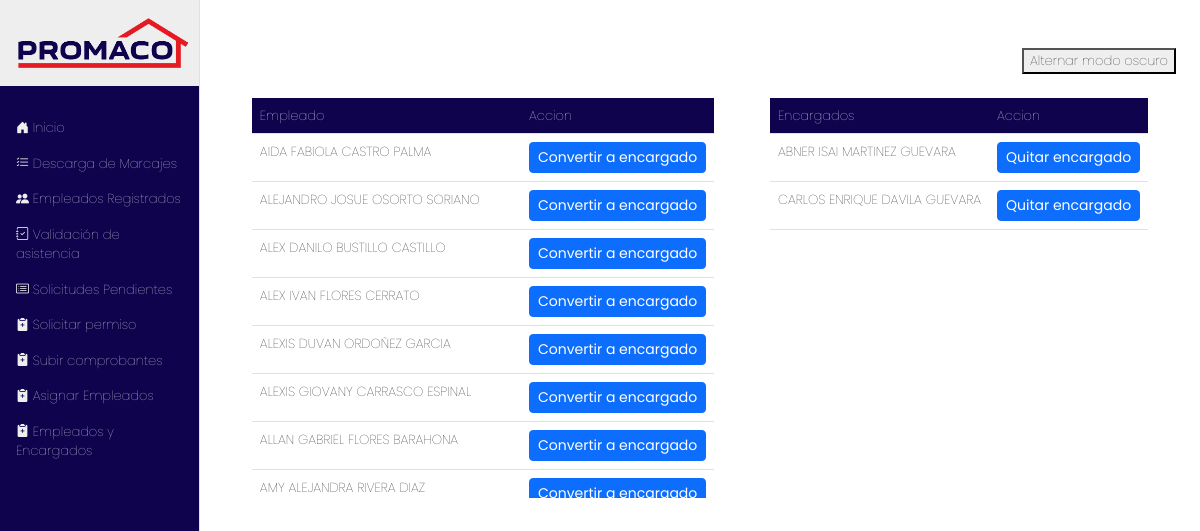
The page /marcaje/empleados_y_encargados/ on the database as committed earlier.
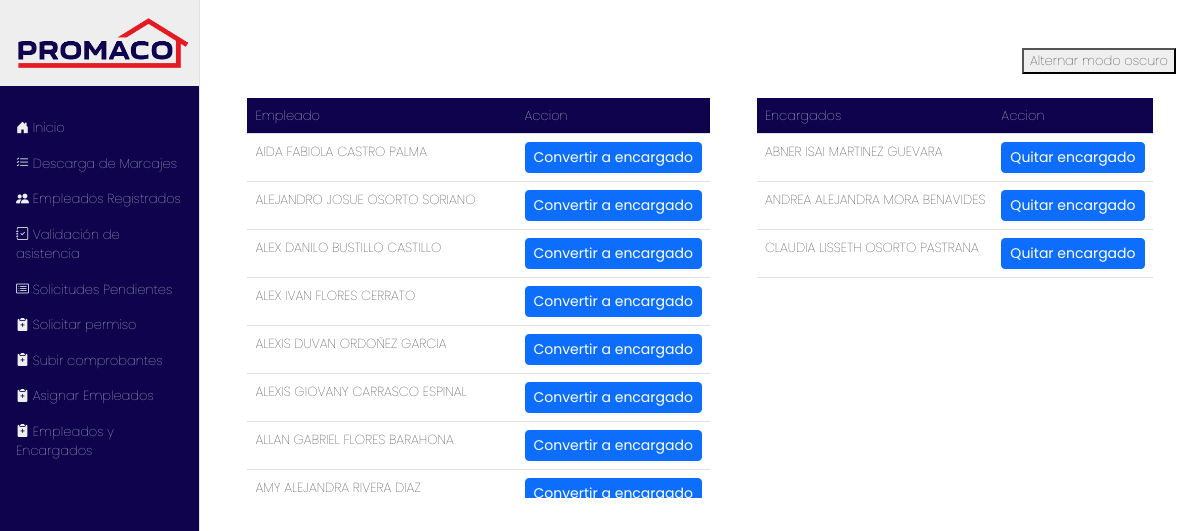
The same page on the database as committed later.
### marcaje/models.py (models this page shows, shortened)
class Empleado(models.Model):
    id_externo = models.IntegerField(unique=True)
    codigo = models.CharField(max_length=20)
    nombre = models.CharField(max_length=100)
    departamento = models.CharField(max_length=100)
    sucursal = models.ForeignKey(Sucursal, on_delete=models.PROTECT)
    es_encargado = models.BooleanField(default=False)
    class Meta:
        verbose_name = "Empleado"
        verbose_name_plural = "Empleados"
        ordering = ['nombre']

### marcaje/views.py (the view)
# urls.py: path('empleados_y_encargados/', views.empleados_y_encargados, name='empleados_y_encargados'),
def empleados_y_encargados(request):
    empleados = Empleado.objects.filter(es_encargado=False)
    encargados = Empleado.objects.filter(es_encargado=True)
    return render(request, 'emp_enc.html', {'empleados': empleados, 'encargados': encargados})

### marcaje/templates/emp_enc.html (shortened to what this page needs)
{% extends 'base.html' %}
{% block content %}
<div id="tablas" class="d-flex justify-content-around">
<div id="tabla-empleados">
    <table id="empleados" class="table table-hover">
        <thead>
            <th>Empleado</th>
            <th>Accion</th>
        </thead>
        <tbody>
            {% for emp in empleados %}
            <tr>
                <td>{{ emp.nombre }}</td>
                <td>
                  <form method="POST"
                        hx-post="{% url 'convertir_a_encargado' emp.id %}"
                        hx-target="#tablas"
                        hx-swap="innerHTML">
                    <button type="submit" class="btn btn-primary btn-sm">
                      Convertir a encargado
                    </button>
                  </form>
                </td>
              </tr>
            {% endfor %}
        </tbody>
    </table>
</div>
<div id="tabla-encargados">
    <table id="encargados" class="table table-hover">
        <thead>
            <th>Encargados</th>
            <th>Accion</th>
        </thead>
        <tbody>
            {% for encargado in encargados %}
            <tr>
                <td>{{ encargado.nombre }}</td>
                <td>
                  <form method="POST"
                        hx-post="{% url 'convertir_a_empleado' encargado.id %}"
                        hx-target="#tablas"
                        hx-swap="innerHTML">
                    <button type="submit" class="btn btn-primary btn-sm">
                        Quitar encargado
                    </button>
                  </form>
                </td>
              </tr>
            {% endfor %}
        </tbody>
    </table>
</div>
</div>
{%endblock%}

Rows that differ between the two databases and show on the page:
no longer on this page (row edited): Empleado: nombre "CARLOS ENRIQUE DAVILA GUEVARA"
now on this page (row edited): Empleado: nombre "ANDREA ALEJANDRA MORA BENAVIDES"
now on this page (row edited): Empleado: nombre "CLAUDIA LISSETH OSORTO PASTRANA"
